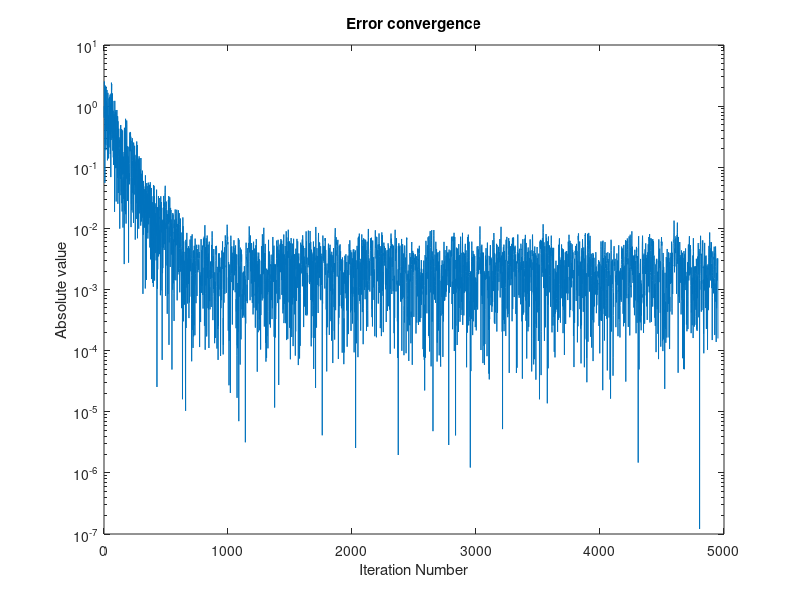
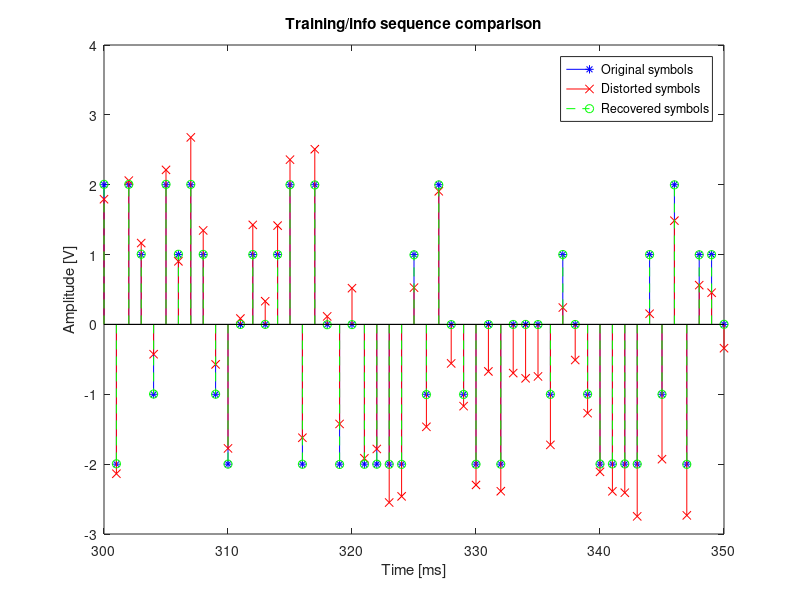

Write MATLAB code to recreate these figures, in order.

%%% Title:      LEAST MEAN SQUARES (LMS) EQUALIZER SIMULATION
%%% Author:     Filippo Valmori
%%% Date:       02/08/2018
%%% Reference:  Digital Communications - B.Sklar & P.K.Ray (p.159) 
%%%             Wikipedia (https://en.wikipedia.org/wiki/Least_mean_squares_filter)

clearvars; close all; clc


%% PARAMETERS

Nseq = 5000;                % Length of the training/info sequence
Ntaps = 50;                 % Equalizer order
Mu = 0.01;                  % Step size
span = 16;                  % Span (in symbols) for channel representation
DF = 1.1e-1;                 % Standard deviation of channel distortion
Rs = 1e3;                   % [Hz] Symbol rate
SNR = 100;                  % [dB] Signal-to-noise ratio over channel
TSF = 1e3;                  % Time plot scale factor (e.g. "1e3" means "ms")


%% PROCESSING (INFO)

Ts = 1/Rs;                                          % [s] Symbol time

OrigSeq = randi([-2 2],Nseq,1);                     % Training/info sequence

ChTaps = [1;zeros(span-1,1)]+DF*rand(span, 1);      % Distorting channel impulse response
DistTrain = filter(ChTaps,1,OrigSeq);               % Channel filtering
DistTrain = awgn(DistTrain,SNR,'measured');         % AWGN addition

EqTaps = zeros(Ntaps,1);                            % Equalizer taps initialization
err = zeros(1,Nseq-Ntaps+1);                        % Error vector

for k  = Ntaps : Nseq
    
    d = DistTrain(k:-1:k-Ntaps+1);                  % Portion of the distorted input inside the equalizer at time k
    y = EqTaps'*d;                                  % Equalizer output sample at time k
    e = OrigSeq(k)-y;                               % Error sample at time k
    err(k-Ntaps+1) = e;                             % Save error sample into vector (just for plot purpose)
    EqTaps = EqTaps + Mu*d*conj(e);                 % Equalizer taps updating

end

RecSeq = filter(EqTaps,1,DistTrain);                % Recovered sequence after equalizer convergence


%% PLOTS AND COMMENTS

Time = Ts*(0:Nseq-1);

figure('name','LMS')
semilogy(abs(err));
xlabel('Iteration Number'); ylabel('Absolute value')
title('Error convergence')

figure('name','LMS'); box on; hold on
stem(Time*TSF,OrigSeq,'b*')
stem(Time*TSF,DistTrain,'rx')
stem(Time*TSF,RecSeq,'go--')
legend('Original symbols','Distorted symbols','Recovered symbols')
title('Training/info sequence comparison')
xlabel('Time [ms]'); ylabel('Amplitude [V]')
xlim(TSF*[.3 .35]); hold off


% NB#1: For the sake of simplicity, the info sequence has been used also as training.

% NB#2: Higher the channel distortion requires lower Mu, higher Ntaps and higher
% Ntrain to assure the algorithm convergence!

% NB#3: Instead, low SNR increases the noise floor for error convergence (see the
% first figure) and that is not recoverable in any way!
